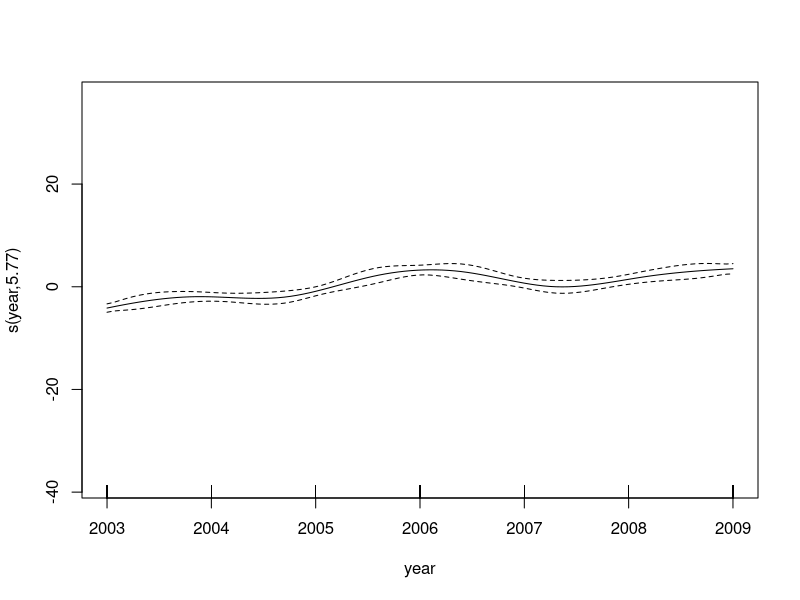
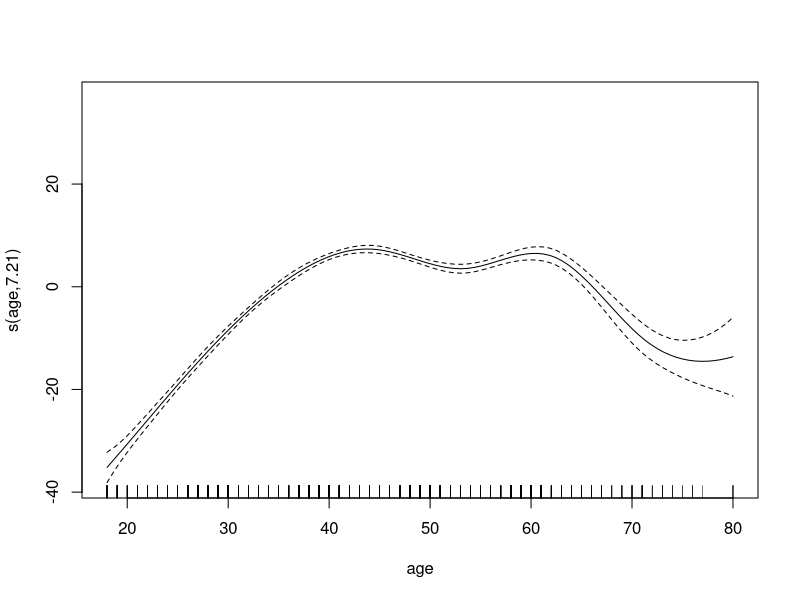
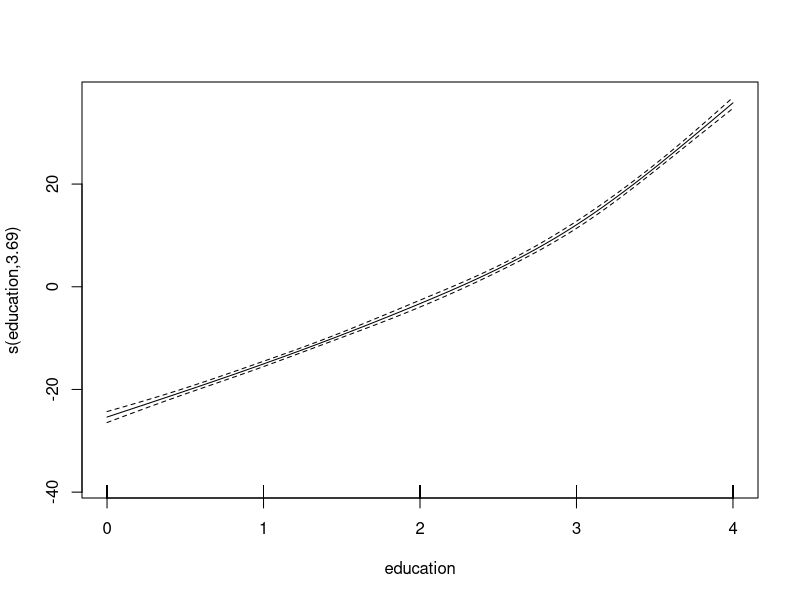
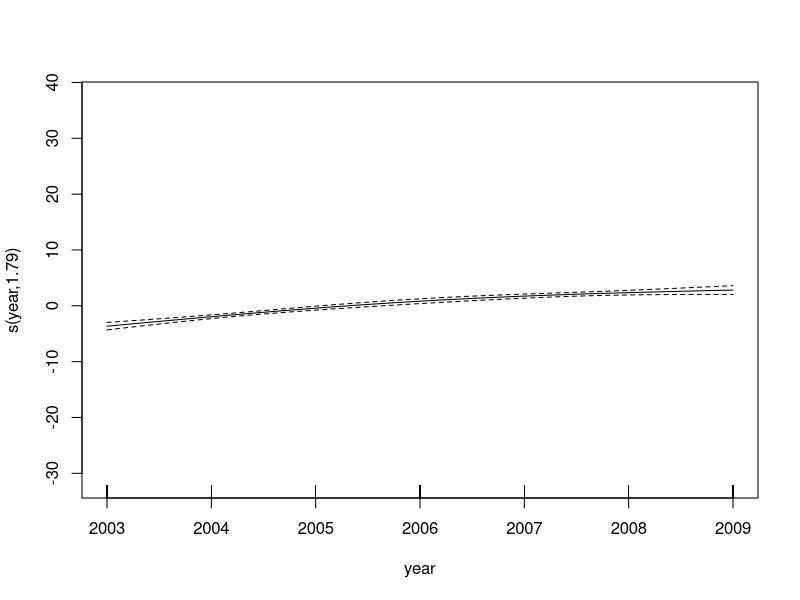
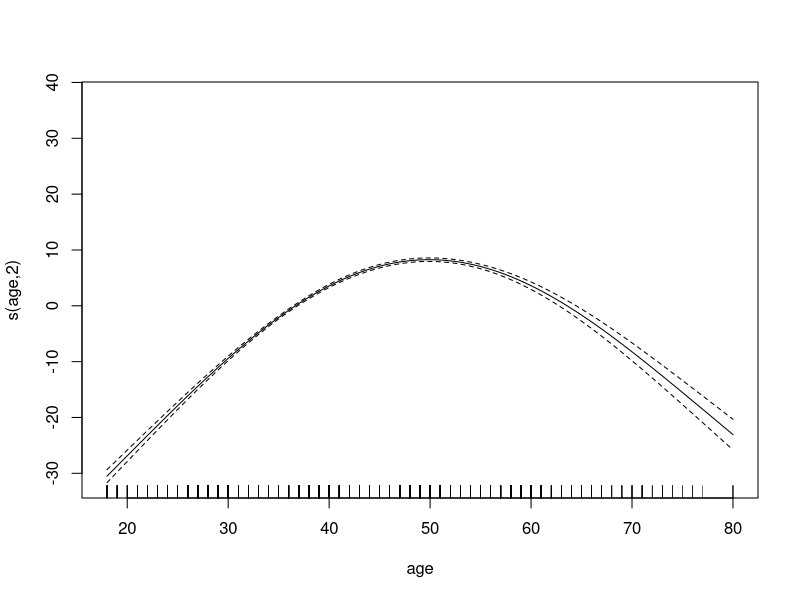
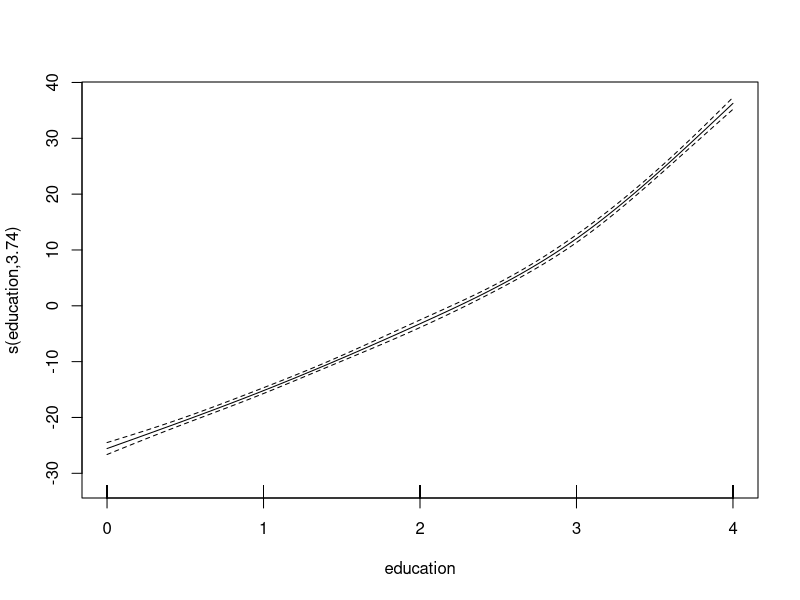
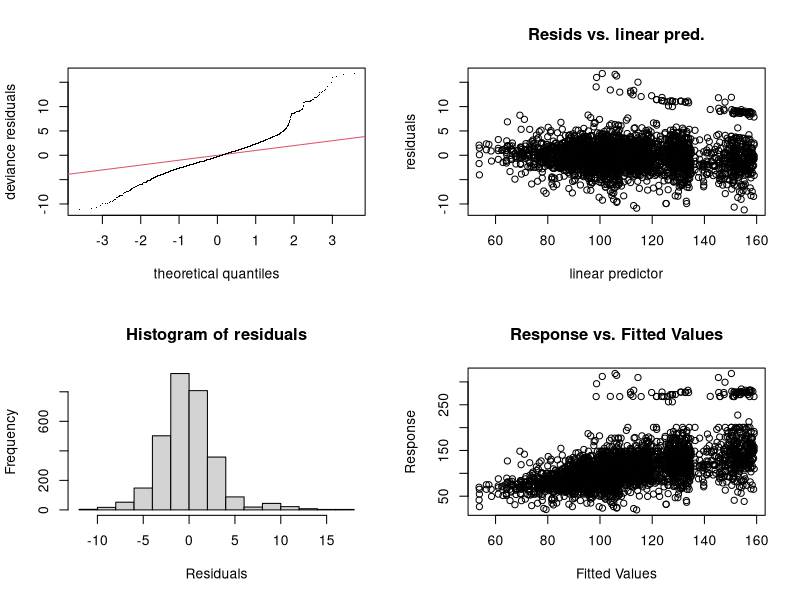

Source code (R) for these figures, in order:
library(mgcv)


getPerformance = function(pred, val) {
  error = pred - val
  MAE = mean(abs(error), na.rm = TRUE)
  MAE_std = sd(abs(error))
  MAPE = mean(100*abs(error)/val)
  MAPE_std = sd(100*abs(error)/val)
  MSE = sum(error^2)/length(val)
  MSE_std = sd((error)**2)
  RMSE = sqrt(MSE)
  perf = data.frame(MAE,MAE_std,MAPE, MAPE_std, MSE, MSE_std, RMSE)
}


setwd("/home/vacek/Downloads/GAM")

X = read.csv('X_wage.csv', header = FALSE, sep = ",")
y = read.csv('y_wage.csv',  header = FALSE, sep = ",")

names(X) = c('year', 'age', 'education')
names(y) = 'wage'

X_y=c(X, y)

k=10
# Poisson Model with P-splines
gam = gam(wage ~ s(year, bs='ps', k=k) + s(age, bs='ps', k=k) + s(education, bs='fs', k=5),
                family = poisson(link = "identity"), data=X_y, gamma = 2)


# Resumen del modelo
summary(gam)
# Lambdas
gam$sp

# Partial Dependance plots
plot(gam)


k2=2
# Poisson Model with thin plate splines
gam2 = gam(wage ~ s(year, bs='tp', k=k2) + s(age, bs='tp', k=k2) + s(education, bs='fs', k=5),
          family = poisson(link = "identity"), data=X_y, gamma = 2)

# Resumen del modelo
summary(gam2)
# Lambdas
gam2$sp

# Partial Dependance plots
plot(gam2)

# Residuals
gam.check(gam2)




